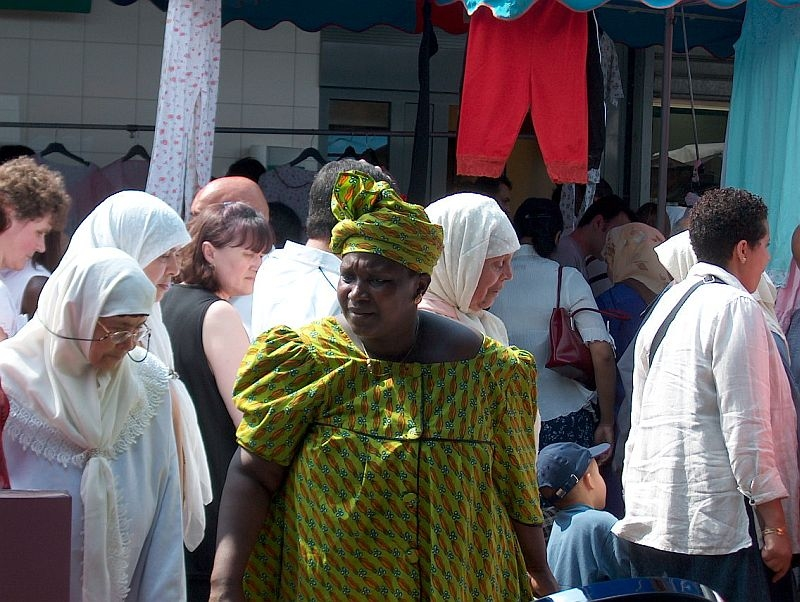
#> input picture data/manmade/sun_aadgespdawrxowdb.jpg, 800 x 602 px; its folder holds only this picture in this run
$ python quick_start.py
#> lines starting #> are read from the running program, lines starting #| are printed output that depends on the picture
### photo_mosaic.py
import os
import cv2
import numpy as np
import skimage
import tqdm
from scipy.spatial import cKDTree
from skimage import img_as_float
DATA_pth = "./data/"
POOL_pth = "./pools/"
RESIZE_pth = "./data_aug/"
COM_pth = "./composition/"

# GUI interface method
# [20 lines left out: function mosaic, not called in this run]

# preprocessing source images methods
def data_augmentation(type):
    global DATA_pth,POOL_pth
    DATA_pth = RESIZE_pth
    POOL_pth = RESIZE_pth+"pools/"

    if not os.path.exists(DATA_pth):
        os.mkdir(DATA_pth)

    resize_source(os.path.join(DATA_pth,type),os.path.join(RESIZE_pth,type),multicrop=True)

    if not os.path.exists(POOL_pth):
        os.mkdir(POOL_pth)

    get_pool(type)

def resize_source(src_path,dst_path,multicrop=False):
    '''
    Resize and crop images in 'dir_path' to 256*256,
    and create a txt file contained their pathes.
    One image will be cut into 4 sub images
    '''
    if not os.path.exists(dst_path):
        os.mkdir(dst_path)
        with open(src_path+'.txt','r') as dir_txt:
            sources = dir_txt.read().splitlines()

        f_resize_image = open(dst_path+'.txt','w+')
        for root,_,files in os.walk(src_path):
            tq_src_path = tqdm.tqdm(files,desc='resizing sources')
            for file in tq_src_path:
                filename = os.path.join(root,file)
                img = cv2.imread(filename)
                if not multicrop:
                    img = cv2.resize(img,(256,256),interpolation=cv2.INTER_AREA)
                    cv2.imwrite(dst_path+'/'+file,img)
                    f_resize_image.write(dst_path+'/'+file+'\n')
                else:
                    name = file.split(sep=".")[0]
                    img = cv2.resize(img,(384,384),interpolation=cv2.INTER_AREA)
                    img_sub1 = img[:256,:256]
                    img_sub2 = img[:256,128:]
                    img_sub3 = img[128:,:256]
                    img_sub4 = img[128:,128:]
                    img_set = [img_sub1,img_sub2,img_sub3,img_sub4]
                    for i in range(4):
                        cv2.imwrite(dst_path+'/'+name+'_sub'+str(i)+'.jpg',img_set[i])
                        f_resize_image.write(dst_path+'/'+name+'_sub'+str(i)+'.jpg\n')

        f_resize_image.close()

def get_pool(type):
#> called with type = 'manmade'
    data_pth = DATA_pth+type
    pool_npy_name = POOL_pth+type+'_pool.npy'
    if not os.path.isfile(pool_npy_name):
        pool = []
        data_list = []
        for root,_,files in os.walk(data_pth):
            length = len(files)
            assert length > 0
            files_tq = tqdm.tqdm(files,desc='making pool')
            for file in files_tq:
                filename = os.path.join(root,file)
                img = cv2.cvtColor(cv2.imread(filename),cv2.COLOR_BGR2RGB)
                img = cv2.resize(img,(256,256),interpolation=cv2.INTER_AREA)
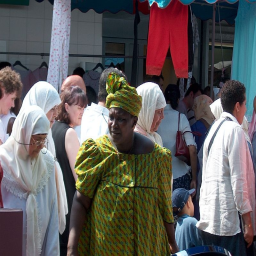
#> img: shape (256, 256, 3); mean R, G, B 97.7, 94.2, 93.6
                img_formated = format_image(img)
#> in format_image, `img_perceptual = cv2.cvtColor(img_float,cv2.COLOR_RGB2Lab)`: img_perceptual: shape (256, 256, 3) float32; mean of channels 0, 1, 2 39.5, 2.3, 1.9
                feature = get_feature(img_formated)
                pool.append(feature)
                data_list.append(filename)
        np.save(pool_npy_name,pool)
        with open(os.path.join(DATA_pth,type+".txt"),"w+") as f_txt:
            f_txt.writelines("\n".join(data_list))
        print("\ndone")
    else:
        pool = np.load(pool_npy_name)

    return pool

# compositing method
# [56 lines left out: function get_composite, not called in this run]

def get_feature(image):
    '''
    Get a 64*64 dimensions feature, suppose the size of 'image' are integer multiples of 8
    '''
    h,w = image.shape[:2]
#> h = 256; w = 256
    assert h%8==0 and w%8==0
    features = []
    # 16*16 cell
    step_h = int(h/8)
#> step_h = 32
    step_w = int(w/8)
#> step_w = 32
    for x in range(0,h,step_h):
        for y in range(0,w,step_w):
            features.append(np.mean(image[x:x+step_h,y:y+step_w].reshape(-1,3),0))
#> after the loop, features = 64 items, first 6: [29.69, -2.62, -2.65], [46.5, 0.324, -6.46], [33.04, -0.326, -6.76], [15.36, -2.39, -7.77], [19.49, 17.1, 4.38], [26.43, 35.25, 15.46]

    feature = np.array(features)
#> feature = 64 rows, first 8: [29.69, -2.62, -2.65], [46.5, 0.324, -6.46], [33.04, -0.326, -6.76], [15.36, -2.39, -7.77], [19.49, 17.1, 4.38], [26.43, 35.25, 15.46], [12.64, -0.597, -8.84], [25.43, -7.51, -14]

    return np.reshape(feature,(-1))

# enhancing resute methods
# [66 lines left out: functions blend_grid, feather_image, crop_image, not called in this run]

def format_image(image):
    '''
    Convert 'image' to LAB color space
    '''
    # image -> [0,1] -> perceptually-uniform color space
    img_float = skimage.img_as_float32(image)
    img_perceptual = cv2.cvtColor(img_float,cv2.COLOR_RGB2Lab)

    return img_perceptual.astype('float32')

# matching method
# [7 lines left out: function kd_matcher, not called in this run]

# [9 lines that do not run on import are left out]

### quick_start.py
import cv2
import os
import numpy as np
import matplotlib.pyplot as plt
from photo_mosaic import *

# Declear types
types = ["manmade","natural"]

# Data augmentation for fast maching and better performance (optional)
for type in types:
    data_augmentation(type)
#> in get_pool, `feature = get_feature(img_formated)`: feature = 192 values, max 72.41 at index 162, min -14 at index 23, mean 14.58
#> (the run stopped early here; a loop or call above may not have finished)
